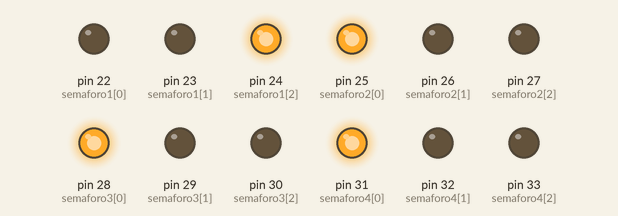
This sketch was run on a simulated Arduino Mega 2560, built with avr-gcc and run on an emulated ATmega2560. On the bench: output pins drawn as LEDs (lit = HIGH).

Above: at 5.0 s.
At 11.5 s:
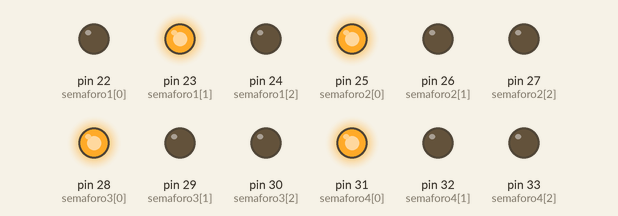
At 18.0 s:
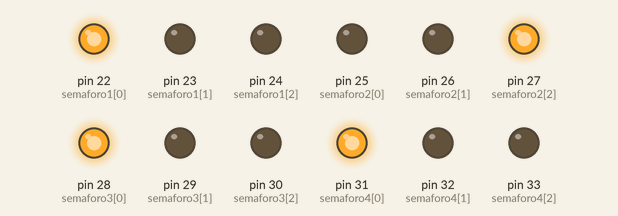
At 24.5 s:
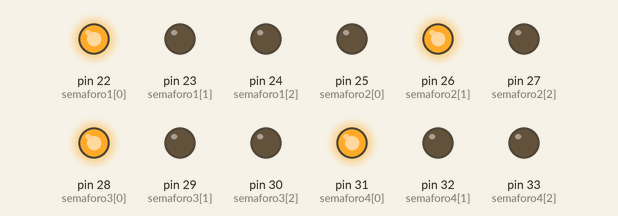
At 37.5 s:
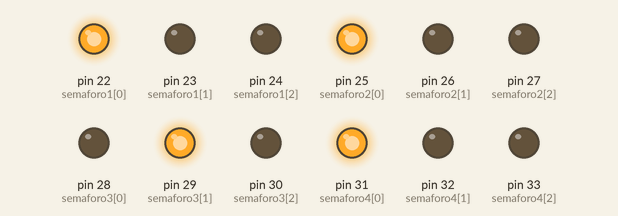
At 50.5 s:
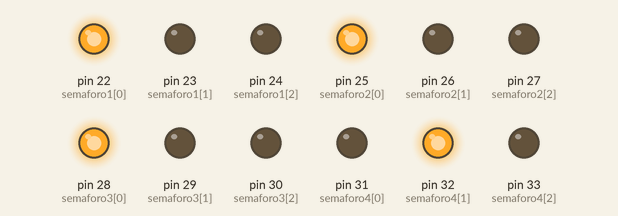
Timing chart, 0 to 59.8 s (numbered marks = the images above):
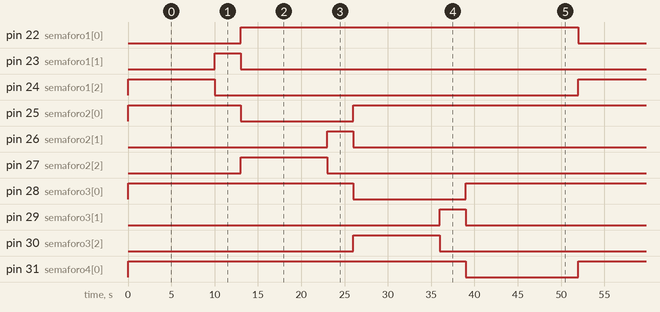

Measured:
- by itself, pin 22 (semaforo1[0]), pin 31 (semaforo4[0]): alternates HIGH for 39.0 s and LOW for 13.0 s
- by itself, pin 23 (semaforo1[1]), pin 26 (semaforo2[1]), pin 29 (semaforo3[1]), pin 32 (semaforo4[1]): alternates HIGH for 3.0 s and LOW for 49.0 s
- by itself, pin 24 (semaforo1[2]), pin 27 (semaforo2[2]), pin 30 (semaforo3[2]), pin 33 (semaforo4[2]): alternates HIGH for 10.0 s and LOW for 42.0 s
- by itself, pin 25 (semaforo2[0]): repeats every 52.0 s: LOW 13.0 s, HIGH 39.0 s
- by itself, pin 28 (semaforo3[0]): goes HIGH 26.0 s, LOW 13.0 s, HIGH 39.0 s, LOW 13.0 s, then HIGH

The sketch:

Lights.ino
```cpp
int semaforo1[] = {22, 23, 24};
int semaforo2[] = {25, 26, 27};
int semaforo3[] = {28, 29, 30};
int semaforo4[] = {31, 32, 33};


void setup() {
  for (int i = 0; i < 3; i++) {
    pinMode(semaforo1[i], OUTPUT);
    pinMode(semaforo2[i], OUTPUT);
    pinMode(semaforo3[i], OUTPUT);
    pinMode(semaforo4[i], OUTPUT);
  }

}

void loop() {


  sem1Green();
  sem1Yellow();
  sem2Green();
  sem2Yellow();
  sem3Green();
  sem3Yellow();
  sem4Green();
  sem4Yellow();

}


void sem1Green(){
  digitalWrite(semaforo1[2], HIGH);
  digitalWrite(semaforo1[0], LOW);
  digitalWrite(semaforo2[0], HIGH);
  digitalWrite(semaforo3[0], HIGH);
  digitalWrite(semaforo4[0], HIGH);
  delay(10000);
  }

void sem1Yellow(){
  digitalWrite(semaforo1[1], HIGH);
  digitalWrite(semaforo1[2], LOW);
  delay(3000);
  digitalWrite(semaforo1[1], LOW);
  }


void sem2Green(){
  digitalWrite(semaforo1[0], HIGH);
  digitalWrite(semaforo2[2], HIGH);
  digitalWrite(semaforo2[0], LOW);
  digitalWrite(semaforo3[0], HIGH);
  digitalWrite(semaforo4[0], HIGH);
  delay(10000);
  }

void sem2Yellow(){
  digitalWrite(semaforo2[1], HIGH);
  digitalWrite(semaforo2[2], LOW);
  delay(3000);
  digitalWrite(semaforo2[1], LOW);
  }


void sem3Green(){
  digitalWrite(semaforo1[0], HIGH);
  digitalWrite(semaforo2[0], HIGH);
  digitalWrite(semaforo3[2], HIGH);
  digitalWrite(semaforo3[0], LOW);
  digitalWrite(semaforo4[0], HIGH);
  delay(10000);
  }

void sem3Yellow(){
  digitalWrite(semaforo3[1], HIGH);
  digitalWrite(semaforo3[2], LOW);
  delay(3000);
  digitalWrite(semaforo3[1], LOW);
  }

  void sem4Green(){
  digitalWrite(semaforo1[0], HIGH);
  digitalWrite(semaforo2[0], HIGH);
  digitalWrite(semaforo3[0], HIGH);
  digitalWrite(semaforo4[2], HIGH);
  digitalWrite(semaforo4[0], LOW);
  delay(10000);
  }

void sem4Yellow(){
  digitalWrite(semaforo4[1], HIGH);
  digitalWrite(semaforo4[2], LOW);
  delay(3000);
  digitalWrite(semaforo4[1], LOW);
  }
```
